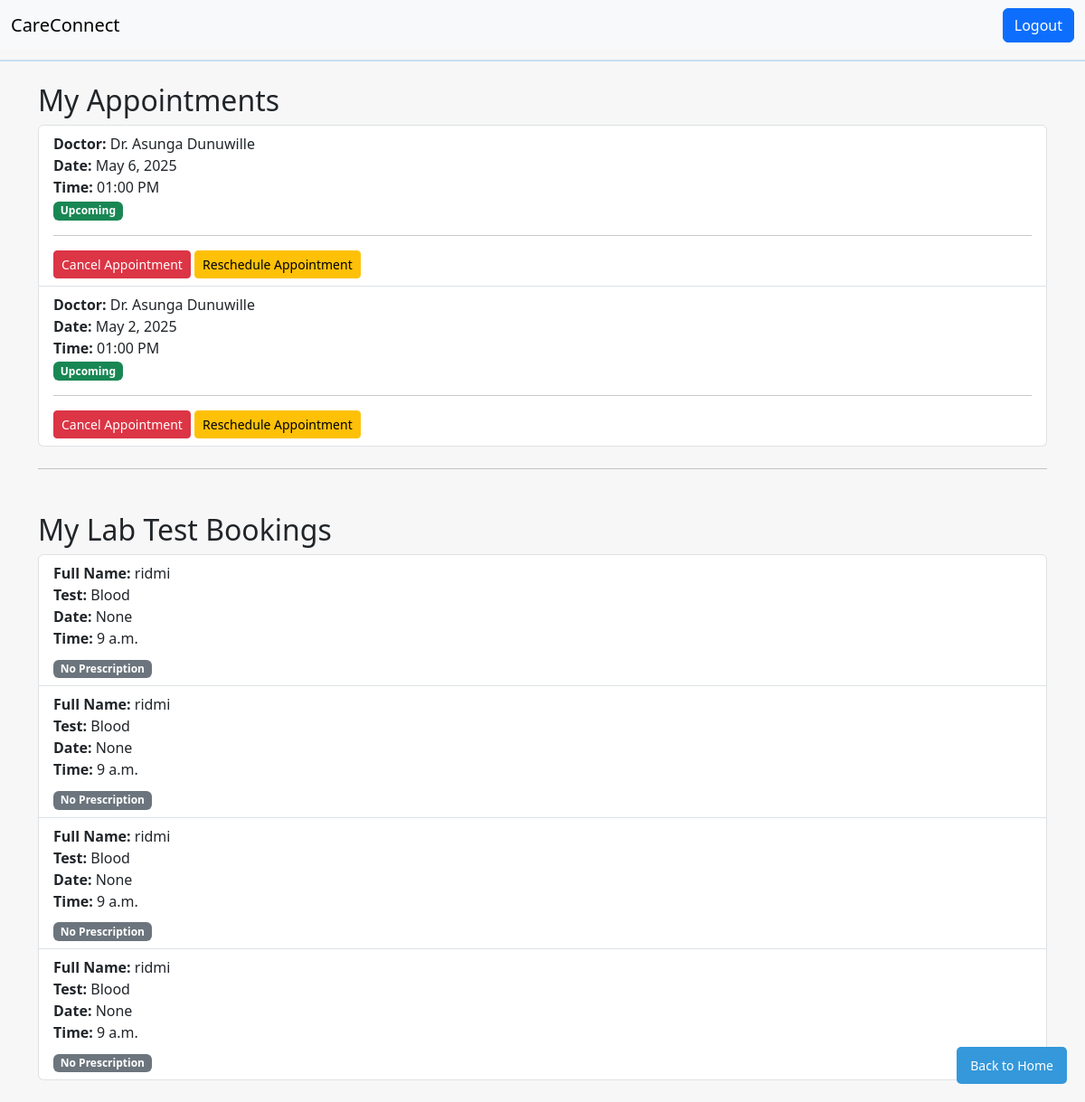
Page /dashboard/ (signed in) on the earlier database version.
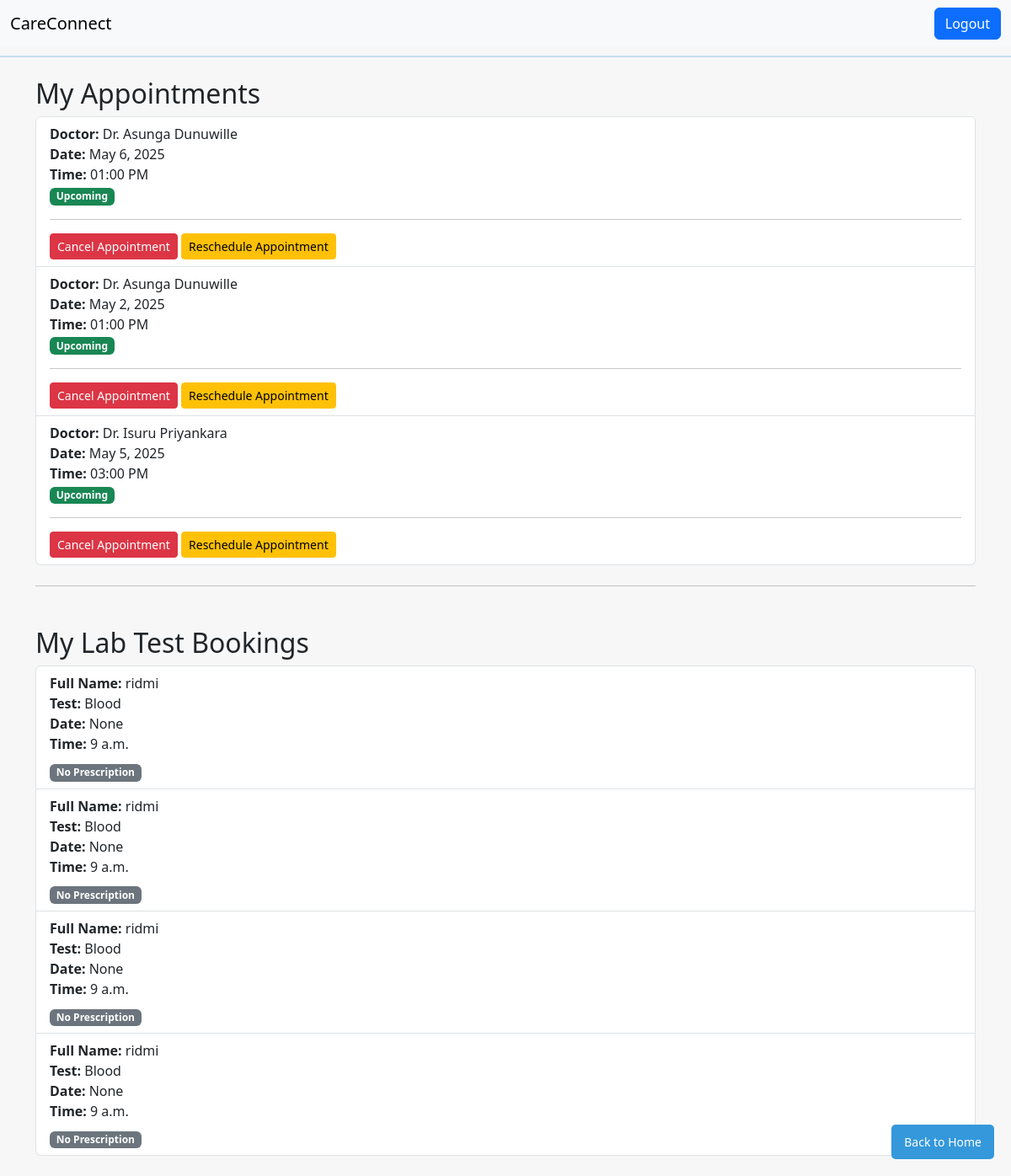
Same page on the later database version.
### core/models.py (models this page shows, shortened)
class Appointment(models.Model):
    PAYMENT_METHOD_CHOICES = [
        ('online', 'Online Payment'),
        ('cash', 'Cash at Visit'),
    ]
    STATUS_CHOICES = [
        ('upcoming', 'Upcoming'),
        ('completed', 'Completed'),
        ('canceled', 'Canceled'),
    ]
    user = models.ForeignKey(User, on_delete=models.CASCADE)
    doctor = models.ForeignKey(Doctor, on_delete=models.CASCADE)
    date = models.DateField()
    time_slot = models.CharField(max_length=50)
    status = models.CharField(max_length=20, choices=STATUS_CHOICES, default='upcoming')
    payment_method = models.CharField(
        max_length=10,
        choices=PAYMENT_METHOD_CHOICES,
        default='online'
    )
    is_paid = models.BooleanField(default=False)
    class Meta:
        unique_together = ('doctor', 'date', 'time_slot')  # Prevent double bookings

class Doctor(models.Model):
    name = models.CharField(max_length=100)
    specialty = models.CharField(max_length=100)
    qualification = models.TextField(blank=True, null=True)
    availability = models.BooleanField(default=True)
    image = models.ImageField(upload_to='doctor_images/', null=True, blank=True)
    rating = models.FloatField(default=0.0)
    consultation_fee = models.DecimalField(max_digits=10, decimal_places=2, default=0.00)

class LabTestBooking(models.Model):
    user = models.ForeignKey(User, on_delete=models.CASCADE)
    full_name = models.CharField(max_length=100)
    email = models.EmailField(default='abc@gmail.com')  # Default email value
    test = models.CharField(max_length=50)
    preferred_date = models.DateField(null=True, blank=True)
    preferred_time = models.TimeField(default="09:00:00")  # Default time value
    prescription = models.FileField(upload_to='prescriptions/', null=True, blank=True)
    notes = models.TextField(blank=True)
    submitted_at = models.DateTimeField(auto_now_add=True)

### core/views.py (the view)
# urls.py: path('dashboard/', views.dashboard, name='dashboard'), #Display dashboard
@login_required
def dashboard(request):
    user = request.user
    appointments = Appointment.objects.filter(user=request.user)
    lab_tests = LabTestBooking.objects.filter(user=request.user)
    return render(request, 'dashboard.html', {
        'appointments': appointments,
        'lab_tests': lab_tests,
    })

### templates/dashboard.html (shortened to what this page needs)
{% extends 'base.html' %}
{% block content %}
<h2>My Appointments</h2>
{% if appointments %}
    <ul class="list-group">
        {% for appointment in appointments %}
            <li class="list-group-item">
                <strong>Doctor:</strong> {{ appointment.doctor.name }} <br>
                <strong>Date:</strong> {{ appointment.date }} <br>
                <strong>Time:</strong> {{ appointment.time_slot }} <br>
                {% if appointment.status == 'upcoming' %}
                    <span class="badge bg-success">Upcoming</span>
                {% elif appointment.status == 'completed' %}
                    <span class="badge bg-primary">Completed</span>
                {% elif appointment.status == 'canceled' %}
                    <span class="badge bg-danger">Canceled</span>
                {% endif %}
                <hr>
                <div class="mt-2">
                    {% if appointment.status == 'upcoming' %}
                        <form method="POST" action="{% url 'cancel_appointment' appointment.id %}" style="display:inline;">
                            <button type="submit" class="btn btn-danger btn-sm">Cancel Appointment</button>
                        </form>
                        <a href="{% url 'reschedule_appointment' appointment.id %}" class="btn btn-warning btn-sm ml-2">Reschedule Appointment</a>
                    {% endif %}
                </div>
            </li>
        {% endfor %}
    </ul>
{% else %}
    <p>No doctor appointments found.</p>
{% endif %}
<hr class="my-4">
<h2 class="mt-5">My Lab Test Bookings</h2>
{% if lab_tests %}
    <ul class="list-group">
        {% for test in lab_tests %}
            <li class="list-group-item">
                <strong>Full Name:</strong> {{ test.full_name }} <br>
                <strong>Test:</strong> {{ test.test|title }} <br>
                <strong>Date:</strong> {{ test.preferred_date }} <br>
                <strong>Time:</strong> {{ test.preferred_time }} <br>
                <div class="mt-2">
                    {% if test.prescription %}
                        <a href="{{ test.prescription.url }}" target="_blank" class="btn btn-primary btn-sm">View Prescription</a>
                    {% else %}
                        <span class="badge bg-secondary">No Prescription</span>
                    {% endif %}
                </div>
            </li>
        {% endfor %}
    </ul>
{% else %}
    <p>No lab test appointments found.</p>
{% endif %}
<a href="/" class="home-button">Back to Home</a>
{% endblock %}

Differences in the rows shown:
added Appointment: doctor.name "Dr. Isuru Priyankara", date "May 5, 2025", time_slot "03:00 PM", status "Upcoming"
